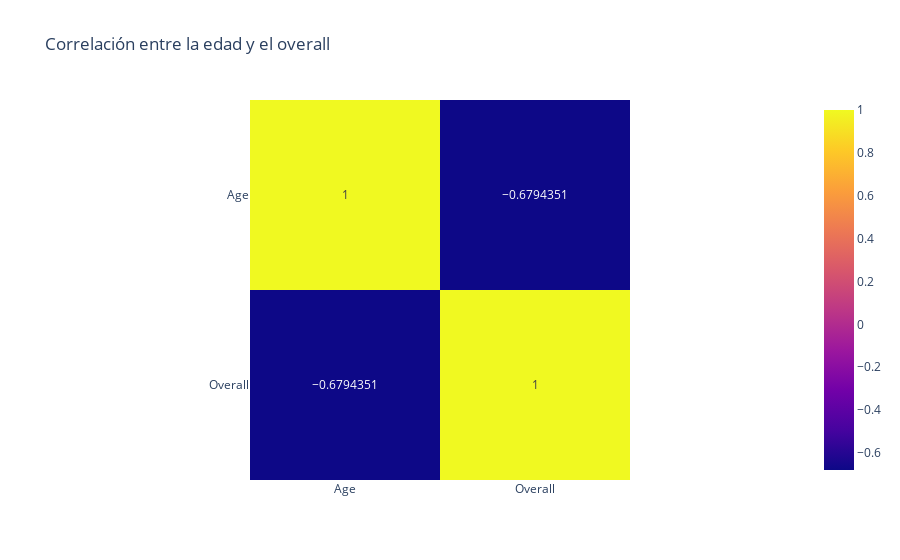

The cell this chart's notebook holds for it:
### Code cell
fig=px.imshow(df_relacion.corr(), text_auto=True, title="Correlación entre la edad y el overall")
fig.show()

### Figure 1 — Plotly figure (JSON) as saved in the notebook; plotly's stock layout.template omitted (floating-point values rounded to 4 significant figures)
{"data": [{"coloraxis": "coloraxis", "hovertemplate": "x: %{x}<br>y: %{y}<br>color: %{z}<extra></extra>", "name": "0", "texttemplate": "%{z}", "type": "heatmap", "x": ["Age", "Overall"], "xaxis": "x", "y": ["Age", "Overall"], "yaxis": "y", "z": [[1, -0.6794], [-0.6794, 1]]}], "layout": {"coloraxis": {"colorscale": [[0, "#0d0887"], [0.1111, "#46039f"], [0.2222, "#7201a8"], [0.3333, "#9c179e"], [0.4444, "#bd3786"], [0.5556, "#d8576b"], [0.6667, "#ed7953"], [0.7778, "#fb9f3a"], [0.8889, "#fdca26"], [1, "#f0f921"]]}, "title": {"text": "Correlación entre la edad y el overall"}, "xaxis": {"anchor": "y", "constrain": "domain", "domain": [0, 1], "scaleanchor": "y"}, "yaxis": {"anchor": "x", "autorange": "reversed", "constrain": "domain", "domain": [0, 1]}}}
